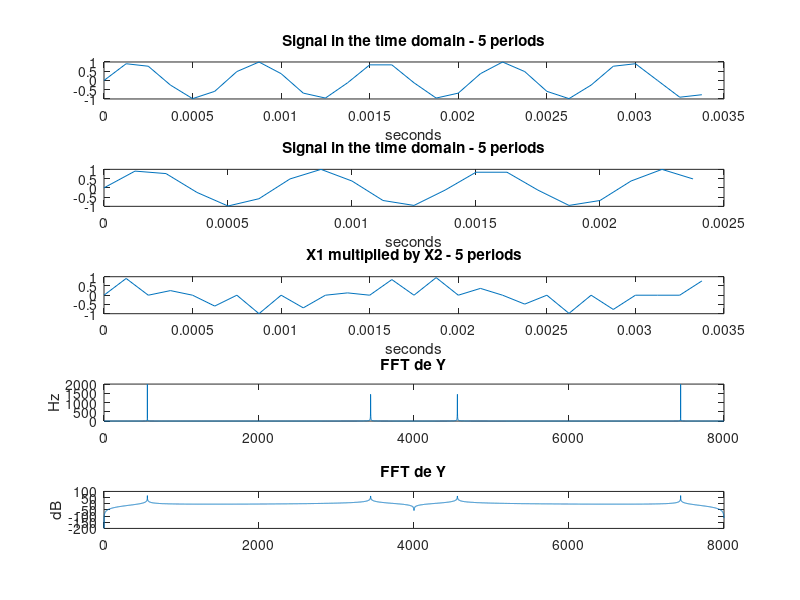

The MATLAB script that drew this image:
clear
clc

F1 = 1440; %Fréquence du sinus
F2 = 2000;
Fe = 8000; %Fréquence d'échantillonage
A=1;
T1 = 1/F1;
T2 = 1/F2;
Te = 1/Fe;
D = 1;
t = (0:Te:D);
n1 = ceil(5*(T1/Te)); % nbre d'échantillons
n2 = ceil(5*(T2/Te));
x1 = A*sin(2*pi*F1*t);
x2=A*sin(2*pi*F2*t);
y = x1.*x2;
N = length(y); 
delta_f = Fe/N;                  
vf1 = (0:N-1) * delta_f;

figure;
subplot(5,1,1)
plot(t(1:n1),x1(1:n1));
xlabel('seconds');
title('Signal in the time domain - 5 periods');
zoom xon;

subplot(5,1,2)
x2=A*sin(2*pi*F2*t);
plot(t(1:n2),x1(1:n2));
xlabel('seconds');
title('Signal in the time domain - 5 periods');
zoom xon;

subplot(5,1,3)
y = x1.*x2;
N = length(y); 
plot(t(1:n1),y(1:n1));
xlabel('seconds');
title('X1 multiplied by X2 - 5 periods');
zoom xon;

subplot(5,1,4)
ffty = abs(fft(y));
plot(vf1,ffty);
title('FFT de Y');
ylabel('Hz')
zoom xon;

subplot(5,1,5)
ffty_db = 20*log10(ffty);
plot(vf1, ffty_db)
ylabel('dB');
title('FFT de Y');
zoom xon;


